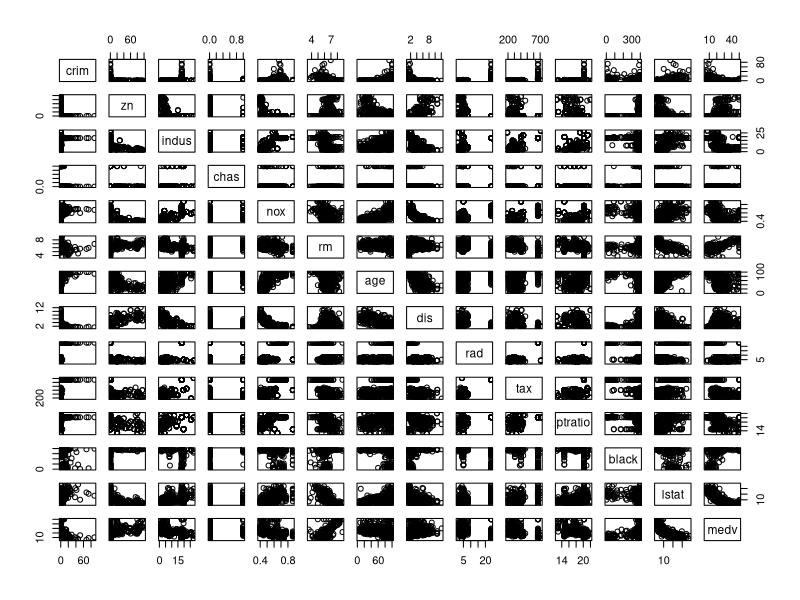
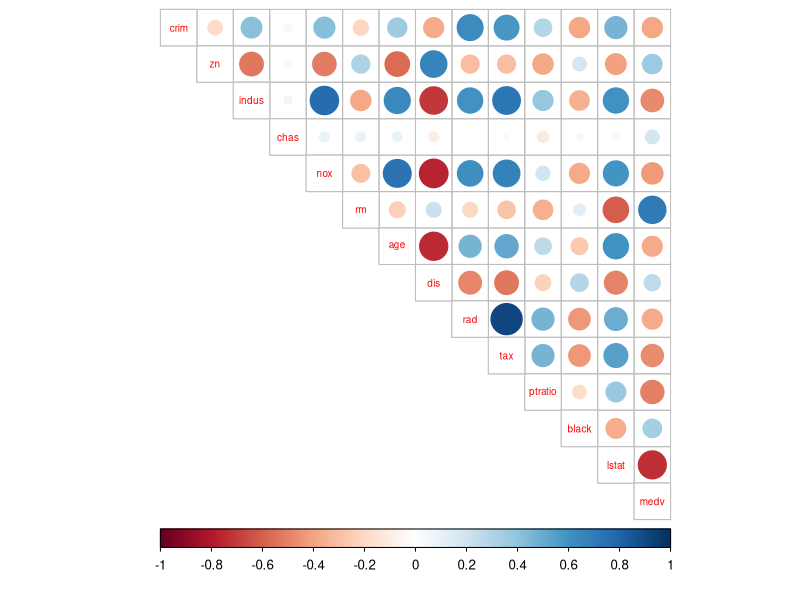
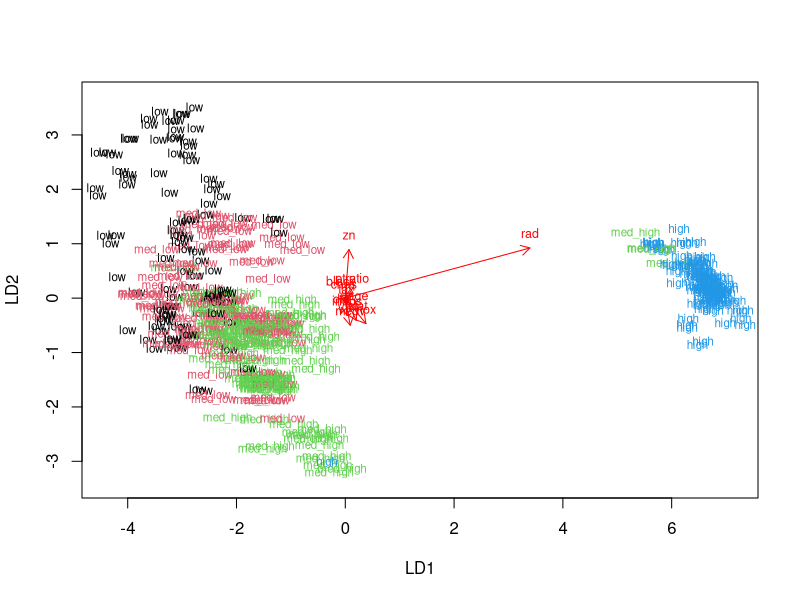

These figures' R source, in order:
## ---- chunk 1
knitr::opts_chunk$set(echo = TRUE)
## ---- chunk 2
library(MASS)
data("Boston")
## ---- chunk 3
dim(Boston)
## ---- chunk 4
str(Boston)
## ---- chunk 5
summary(Boston)
## ---- chunk 6
pairs(Boston)
## ---- chunk 7
library(tidyverse)
## ---- chunk 8
library(corrplot)
## ---- chunk 9
cor_matrix<-cor(Boston) %>% round(digits = 2)
## ---- chunk 10
corrplot(cor_matrix, method="circle", type = "upper", cl.pos = "b", tl.pos = "d", tl.cex = 0.6)
## ---- chunk 11
boston_scaled <- scale(Boston)
## ---- chunk 12
summary(boston_scaled)
## ---- chunk 13
class(boston_scaled)
## ---- chunk 14
boston_scaled <-as.data.frame(boston_scaled)
## ---- chunk 15
scaled_crim <-boston_scaled$crim
## ---- chunk 16
bins <- quantile(scaled_crim)
## ---- chunk 17
bins
## ---- chunk 18
crime <- cut(scaled_crim, breaks = bins, include.lowest = TRUE, labels = c("low", "med_low", "med_high", "high"))

## ---- chunk 19
table(crime)
## ---- chunk 20
boston_scaled <- dplyr::select(boston_scaled, -crim)
## ---- chunk 21
boston_scaled <- data.frame(boston_scaled, crime)
## ---- chunk 22
n <-nrow(boston_scaled)
## ---- chunk 23
ind <- sample(n,  size = n * 0.8)
## ---- chunk 24
train <- boston_scaled[ind,]
## ---- chunk 25
test <- boston_scaled[-ind,]
## ---- chunk 26
correct_classes <- test$crime
## ---- chunk 27
test <- dplyr::select(test, -crime)
## ---- chunk 28
library("MASS")
## ---- chunk 29
lda.fit <- lda(crime ~ ., data = train)
## ---- chunk 30
lda.fit
## ---- chunk 31
lda.arrows <- function(x, myscale = 1, arrow_heads = 0.1, color = "red", tex = 0.75, choices = c(1,2)){
  heads <- coef(x)
  arrows(x0 = 0, y0 = 0, 
         x1 = myscale * heads[,choices[1]], 
         y1 = myscale * heads[,choices[2]], col=color, length = arrow_heads)
  text(myscale * heads[,choices], labels = row.names(heads), 
       cex = tex, col=color, pos=3)
}
## ---- chunk 32
classes <- as.numeric(train$crime)
## ---- chunk 33
plot(lda.fit, dimen = 2, col = classes, pch = classes)
lda.arrows(lda.fit, myscale = 1)
## ---- chunk 34
lda.pred <- predict(lda.fit, newdata = test)
## ---- chunk 35
table(correct = correct_classes, predicted = lda.pred$class)
